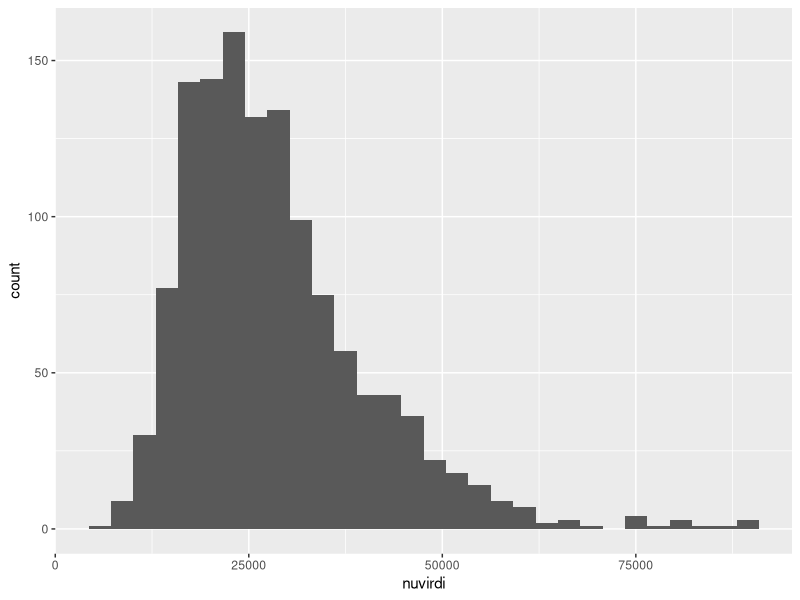
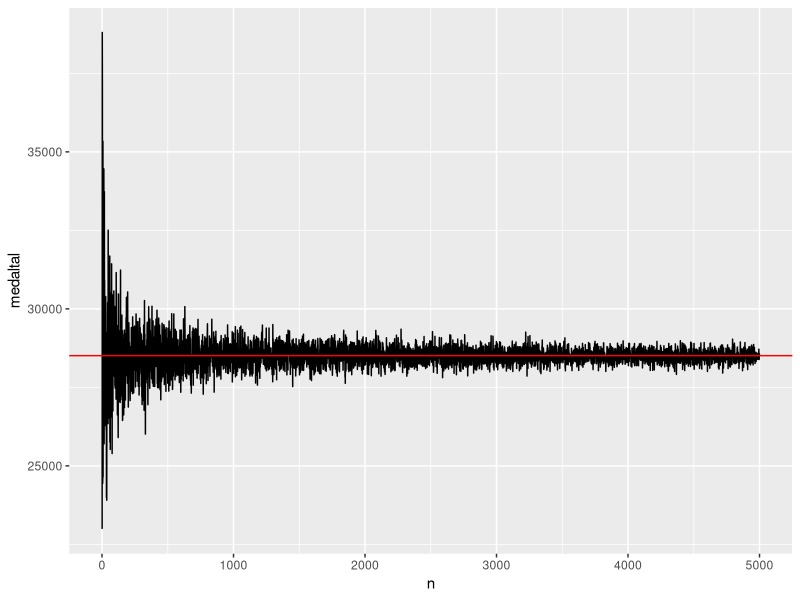

Generate these figures, in order, with R:
## ---- chunk 1
knitr::opts_chunk$set(echo = TRUE)
  library(readr)
  library(dplyr)
  library(ggplot2)
## ---- chunk 2
at <- read.csv("husnaedi.csv", header= TRUE, sep =";")
glimpse(at)
## ---- chunk 3
set.seed(1608)
(hverfi<-sample(c(20,90,100),1))
## ---- chunk 4
at <- filter(at, at$matssvaedi== hverfi)
glimpse(at)
## ---- chunk 5
b <- ggplot(at, aes(nuvirdi)) + geom_histogram()
b
## ---- chunk 6
m = mean(at$nuvirdi)
s = sd(at$nuvirdi)

print("Meðaltal verðs á íbúðunum (reiknað með mean falli) er:")
print(m)
print("og dreifni (reiknað með standard deviation falli) er:")
print(s)
## ---- chunk 7
n=1:5000
medaltal=sapply(n,function(x) {mean(sample(at$nuvirdi, x ,replace=TRUE))})
b <- tibble(n, medaltal) %>% ggplot(aes(x=n, y=medaltal)) + geom_line()
b + geom_hline(yintercept = m, color = "red")

## ---- chunk 8
n = 1:10000

